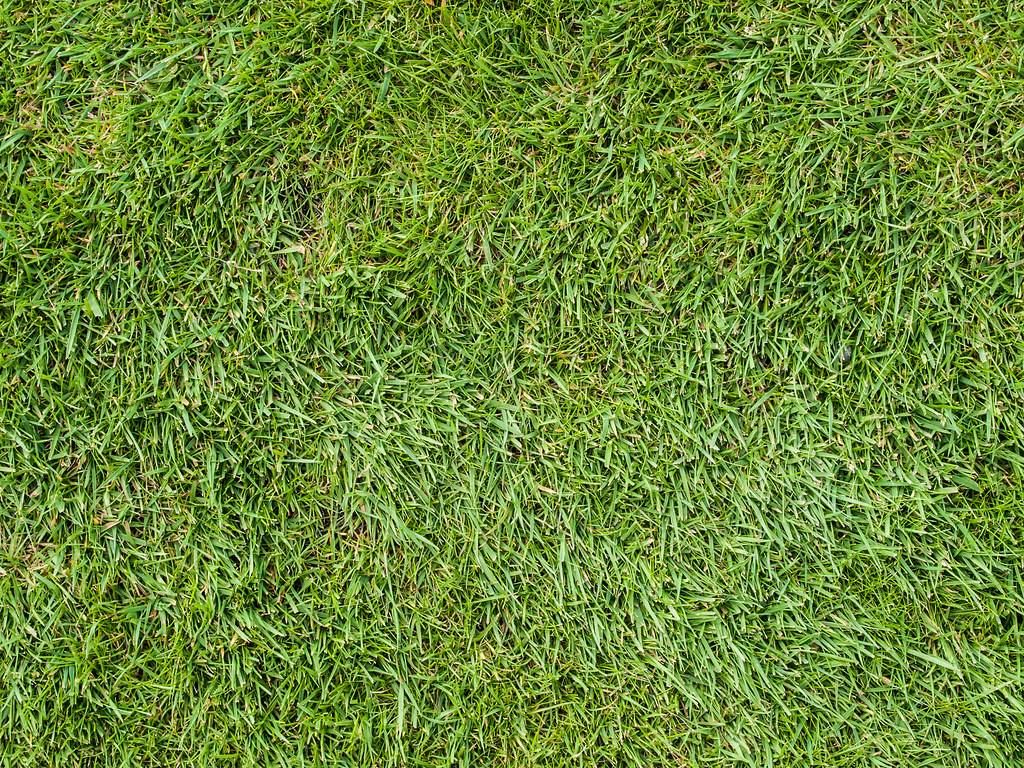
#> input picture Code/grass.jpg, 1024 x 768 px
$ jupyter execute Mask.ipynb
#> lines starting #> are read from the running program, lines starting #| are printed output that depends on the picture; after the words box and inside, x2 and y2 are one past the last pixel; in counts of white or black regions, pixels touching at a corner belong together
[cell 1]
#imports
import cv2
import numpy as np
import pandas as pd

[cell 2]
# Load image
image = cv2.imread('grass.jpg')
#> image is the input picture: shape (768, 1024, 3); mean B, G, R 57.3, 136.5, 107.4

[cell 3]
#show image
cv2.imshow('image',image)
cv2.waitKey(0)
cv2.destroyAllWindows()

[cell 4]
#lets create a mask (in a circle shape)
mask = np.full(image.shape, (255,255,255),dtype=np.uint8)
#                        position  radius
mask = cv2.circle(mask, (460, 280), 100, (0,0,0), -1)

[cell 5]
#lets check how the mask looks like
cv2.imshow('mask',mask)
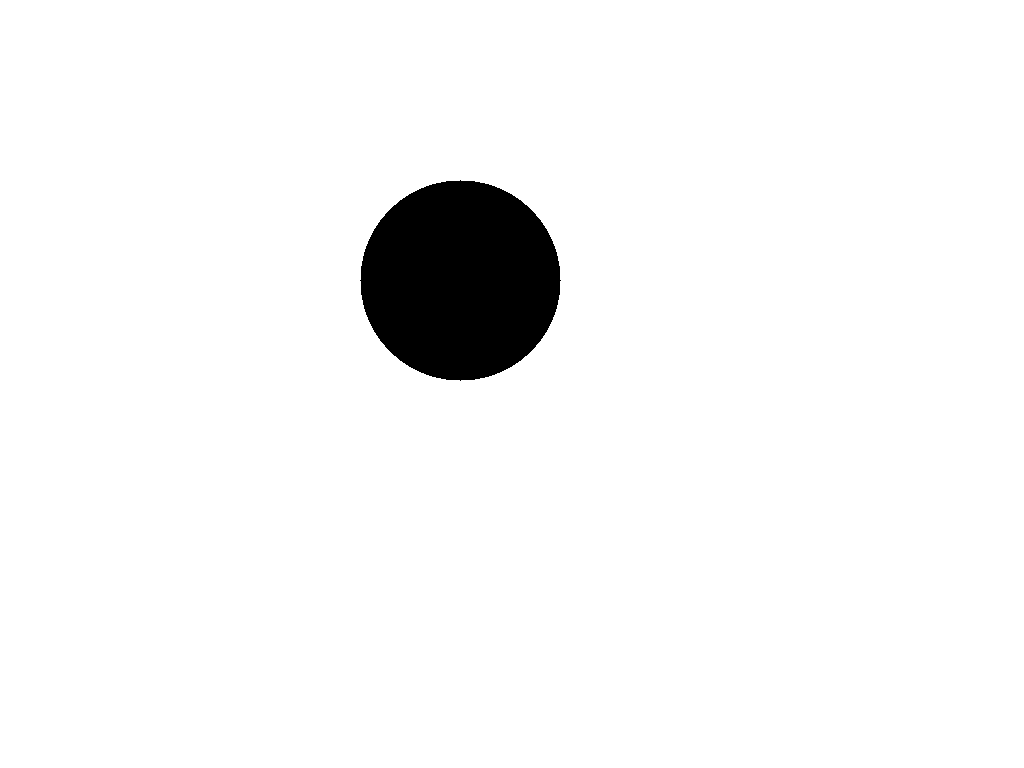
#> window 'mask': shape (768, 1024, 3); 96% white; 1 black region, box (x1, y1, x2, y2) and area: (360, 180, 561, 381) 31417
cv2.waitKey(0)
cv2.destroyAllWindows()

[cell 6]
# Mask input image with binary mask
result = cv2.bitwise_and(image, mask)
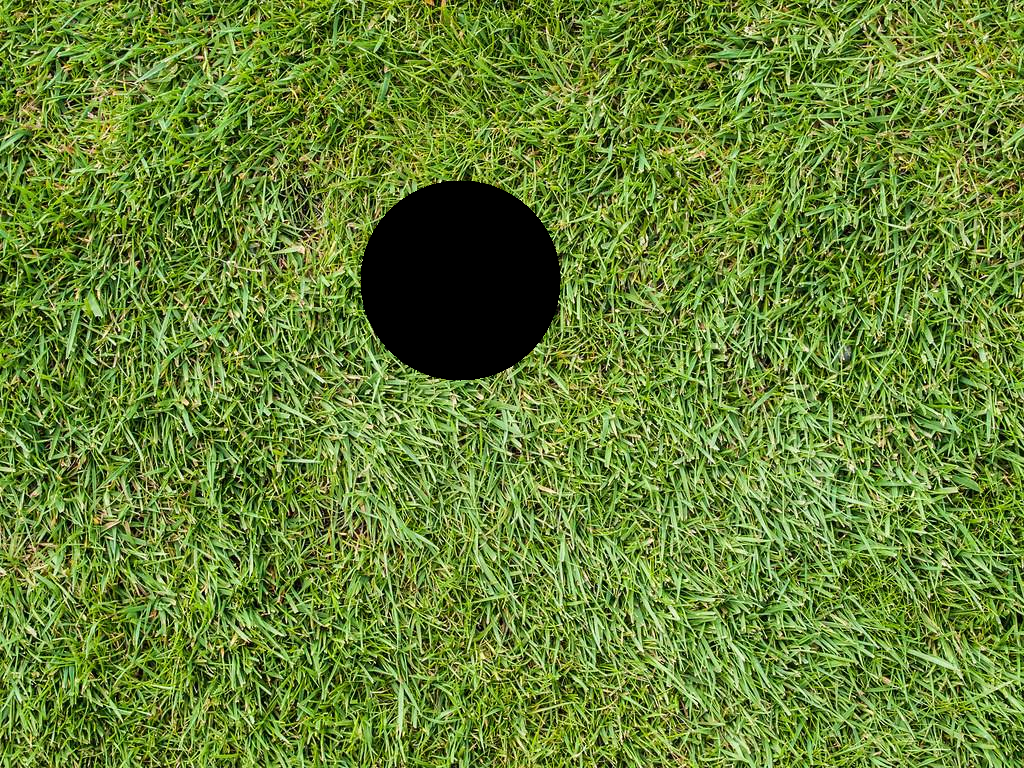
#> result: shape (768, 1024, 3); mean B, G, R 55.2, 131.1, 103.1

[cell 7]
#lets check the new photo
cv2.imshow('result',result)
cv2.waitKey(0)
cv2.destroyAllWindows()

[cell 8]
#if we want to safe the photo:
cv2.imwrite('output.jpg',result)
#> Out = True
